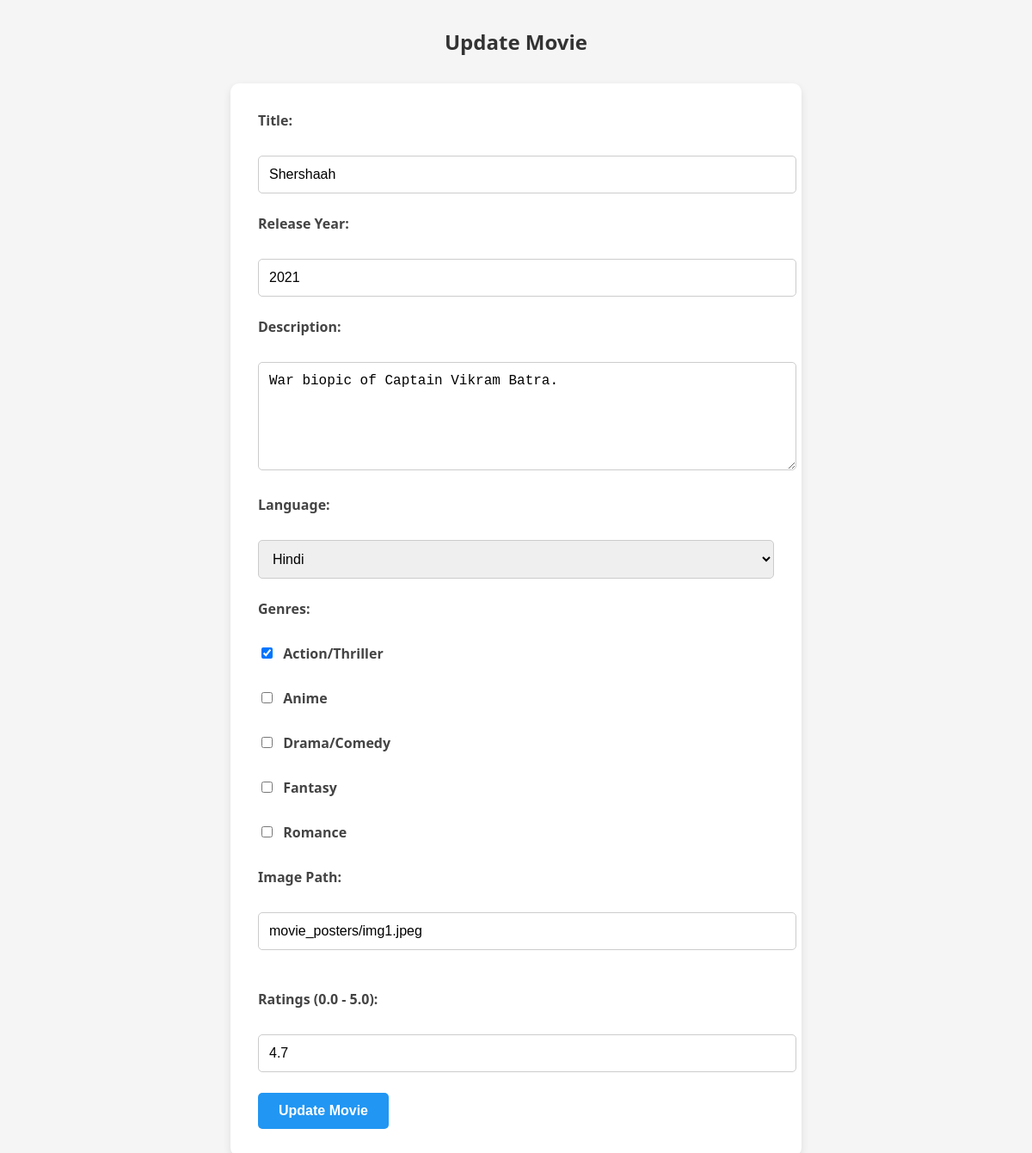
/update_movie.php?movie_id=1 (signed in), run on the app's committed database.
### tables this page shows
CREATE TABLE IF NOT EXISTS movies (
    movie_id INT AUTO_INCREMENT PRIMARY KEY,
    title VARCHAR(255) NOT NULL,
    release_year INT,
    description TEXT,
    language_id INT,
    created_at TIMESTAMP DEFAULT CURRENT_TIMESTAMP,
    FOREIGN KEY (language_id) REFERENCES languages(language_id)
);

CREATE TABLE IF NOT EXISTS languages (
    language_id INT AUTO_INCREMENT PRIMARY KEY,
    name VARCHAR(50) UNIQUE NOT NULL
);

CREATE TABLE IF NOT EXISTS genres (
    genre_id INT AUTO_INCREMENT PRIMARY KEY,
    name VARCHAR(50) UNIQUE NOT NULL
);

### update_movie.php (the view, shortened to what this page needs)
<?php
include 'includes/db.php';
$movie_id = isset($_GET['movie_id']) ? intval($_GET['movie_id']) : 0;
$movie_stmt = $conn->prepare("SELECT * FROM movies WHERE movie_id = ?");
$movie_stmt->bind_param("i", $movie_id);
$movie_stmt->execute();
$movie_result = $movie_stmt->get_result();
$movie = $movie_result->fetch_assoc();
$languages = $conn->query("SELECT * FROM languages");
$genres = $conn->query("SELECT * FROM genres");
$selected_genres = [];
$genre_result = $conn->query("SELECT genre_id FROM movie_genres WHERE movie_id = $movie_id");
while ($row = $genre_result->fetch_assoc()) {
    $selected_genres[] = $row['genre_id'];
}
?>
<!DOCTYPE html>
<html>
<head>
</head>
<body>
<h2>Update Movie</h2>
<form method="post">
    <label>Title:</label><br>
    <input type="text" name="title" value="<?= htmlspecialchars($movie['title']) ?>" required><br>
    <label>Release Year:</label><br>
    <input type="number" name="release_year" value="<?= $movie['release_year'] ?>" required><br>
    <label>Description:</label><br>
    <textarea name="description" required><?= htmlspecialchars($movie['description']) ?></textarea><br>
    <label>Language:</label><br>
    <select name="language_id">
        <?php while ($lang = $languages->fetch_assoc()): ?>
            <option value="<?= $lang['language_id'] ?>" <?= $lang['language_id'] == $movie['language_id'] ? 'selected' : '' ?>>
                <?= $lang['name'] ?>
            </option>
        <?php endwhile; ?>
    </select><br>
    <label>Genres:</label><br>
    <?php while ($genre = $genres->fetch_assoc()): ?>
        <label>
            <input type="checkbox" name="genres[]" value="<?= $genre['genre_id'] ?>"
                <?= in_array($genre['genre_id'], $selected_genres) ? 'checked' : '' ?>>
            <?= $genre['name'] ?>
        </label><br>
    <?php endwhile; ?>
    <label>Image Path:</label><br>
    <input type="text" name="image" value="<?= htmlspecialchars($movie['IMAGE']) ?>" required><br><br>
    <label>Ratings (0.0 - 5.0):</label><br>
    <input type="number" name="ratings" step="0.1" min="0" max="5" value="<?= htmlspecialchars($movie['ratings']) ?>" required>
    <button type="submit">Update Movie</button>
</form>
</body>
</html>

### update_movie.php (style rules this page uses)
body { font-family: 'Segoe UI', Tahoma, Geneva, Verdana, sans-serif; background-color: #f5f5f5; margin: 0; padding: 0; }
h2 { text-align: center; margin-top: 2rem; color: #333; }
form { max-width: 600px; margin: 2rem auto; padding: 2rem; background-color: #fff; border-radius: 10px; box-shadow: 0 4px 10px rgba(0,0,0,0.1); }
label { display: block; margin-bottom: 0.5rem; font-weight: bold; color: #444; }
input[type="text"], input[type="number"], textarea, select { width: 100%; padding: 0.75rem; margin-bottom: 1.5rem; border: 1px solid #ccc; border-radius: 5px; font-size: 1rem; }
textarea { resize: vertical; min-height: 100px; }
input[type="checkbox"] { margin-right: 0.5rem; }
button { background-color: #2196F3; color: white; padding: 0.75rem 1.5rem; border: none; border-radius: 5px; font-size: 1rem; font-weight: bold; cursor: pointer; transition: background-color 0.3s ease; }

### data on the page
movies: title "Shershaah", release_year "2021", description "War biopic of Captain Vikram Batra.", language_id "Hindi", image "movie_posters/img1.jpeg", ratings "4.7"
genres: genre_id "☑", name "Action/Thriller"
genres: name "Anime"
genres: name "Drama/Comedy"
genres: name "Fantasy"
genres: name "Romance"
